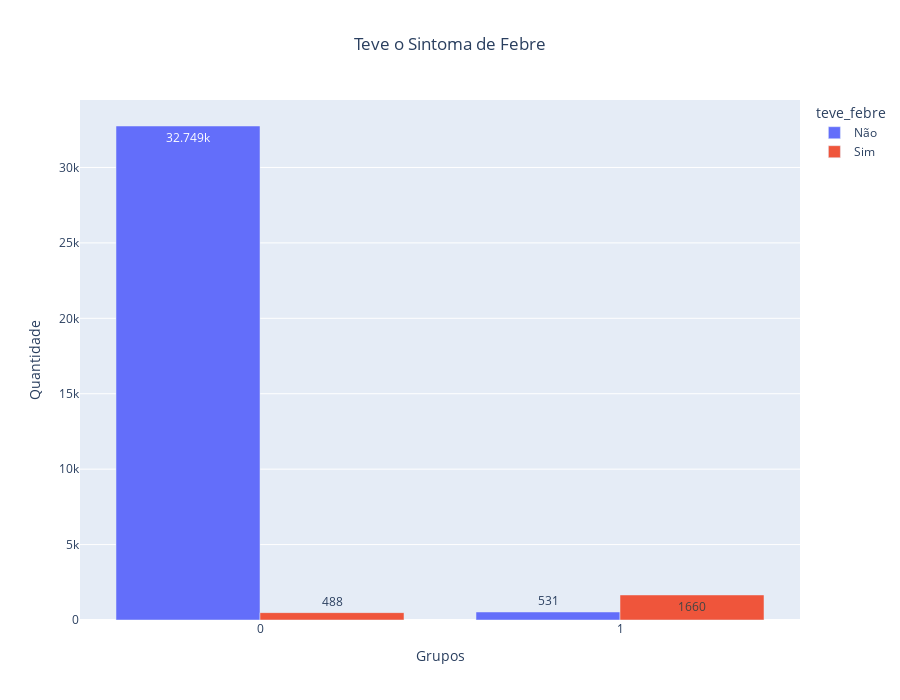

Write notebook code for a chart like this one.
### Code cell
fPlotaGraficos(df_teve_febre, 'Teve o Sintoma de Febre')

### Figure 1 — Plotly figure (JSON) as saved in the notebook; plotly's stock layout.template omitted (floating-point values rounded to 4 significant figures)
{"data": [{"alignmentgroup": "True", "hovertemplate": "teve_febre=Não<br>Grupos=%{x}<br>Quantidade=%{y}<extra></extra>", "legendgroup": "Não", "marker": {"color": "#636efa", "pattern": {"shape": ""}}, "name": "Não", "offsetgroup": "Não", "orientation": "v", "showlegend": true, "textposition": "auto", "texttemplate": "%{y}", "type": "bar", "x": [0, 1], "xaxis": "x", "y": [32749, 531], "yaxis": "y"}, {"alignmentgroup": "True", "hovertemplate": "teve_febre=Sim<br>Grupos=%{x}<br>Quantidade=%{y}<extra></extra>", "legendgroup": "Sim", "marker": {"color": "#EF553B", "pattern": {"shape": ""}}, "name": "Sim", "offsetgroup": "Sim", "orientation": "v", "showlegend": true, "textposition": "auto", "texttemplate": "%{y}", "type": "bar", "x": [0, 1], "xaxis": "x", "y": [488, 1660], "yaxis": "y"}], "layout": {"autosize": false, "barmode": "group", "height": 700, "legend": {"title": {"text": "teve_febre"}, "tracegroupgap": 0}, "title": {"text": "Teve o Sintoma de Febre", "x": 0.5}, "xaxis": {"anchor": "y", "domain": [0, 1], "dtick": 1, "tickmode": "linear", "title": {"text": "Grupos"}}, "yaxis": {"anchor": "x", "domain": [0, 1], "title": {"text": "Quantidade"}}}}
